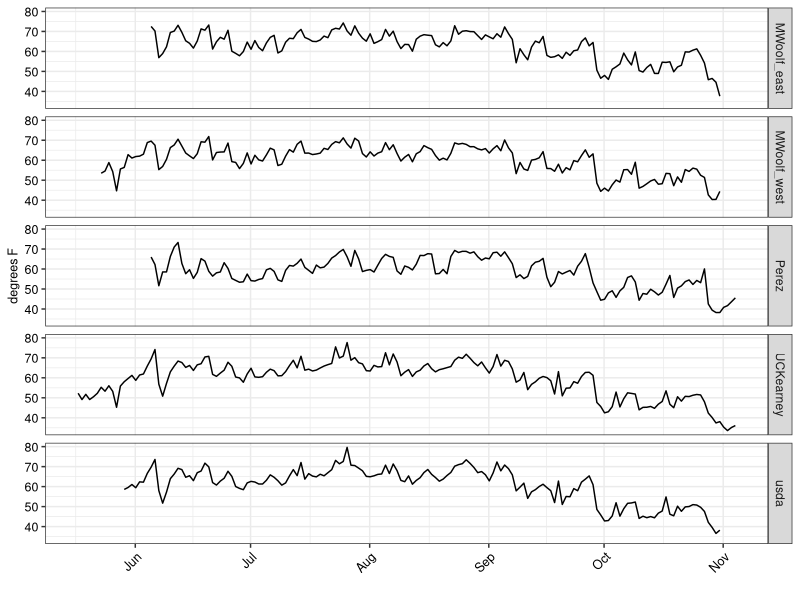
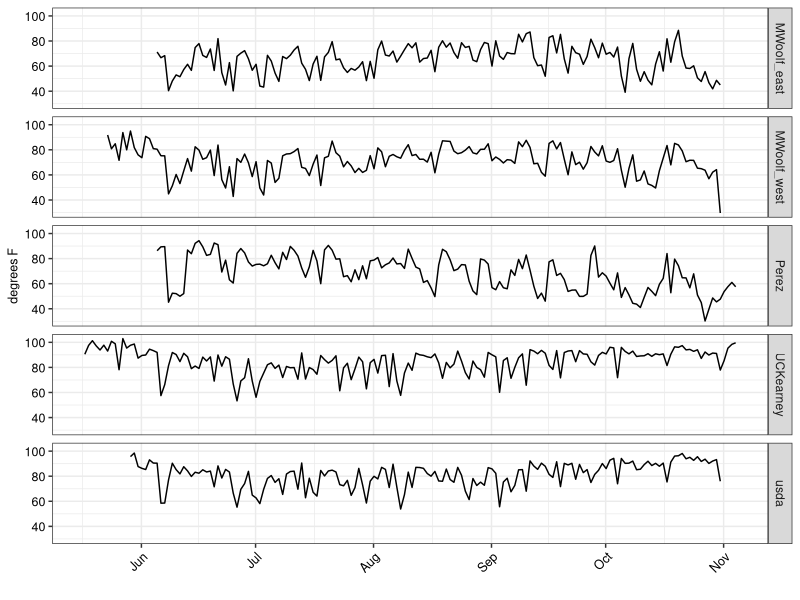
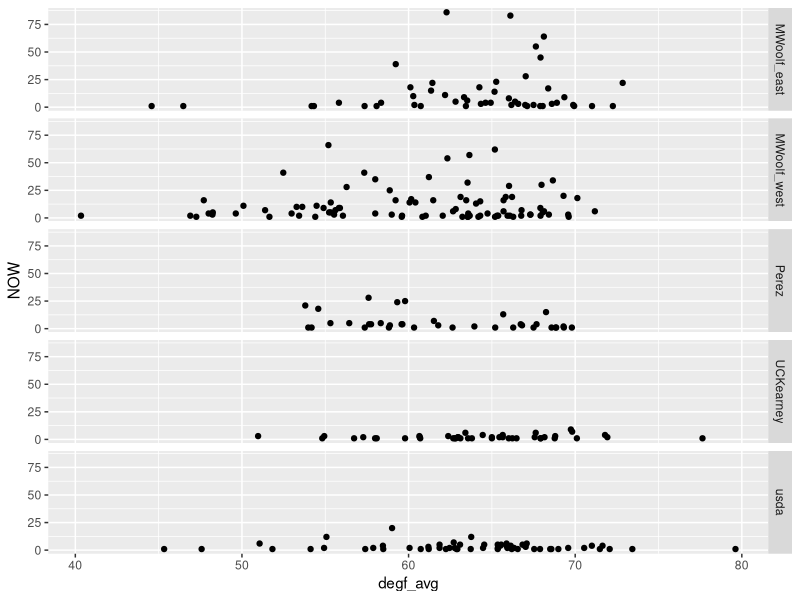
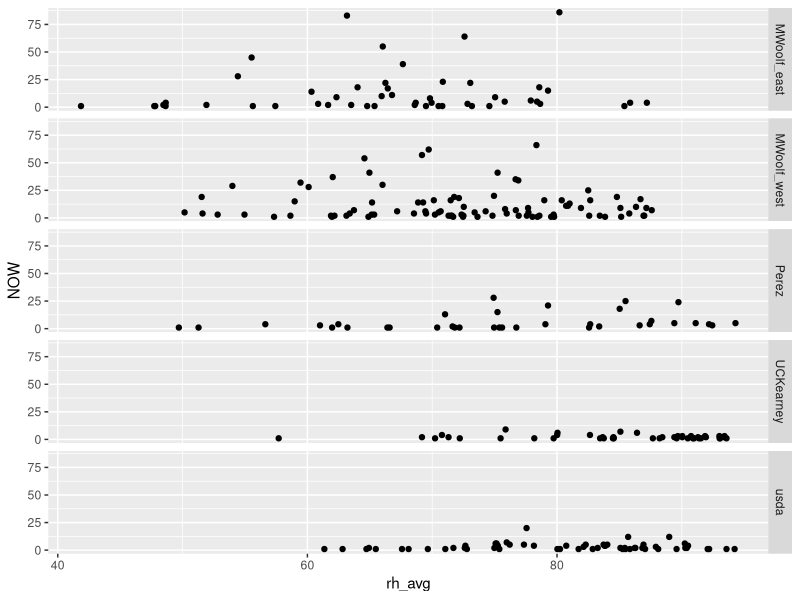
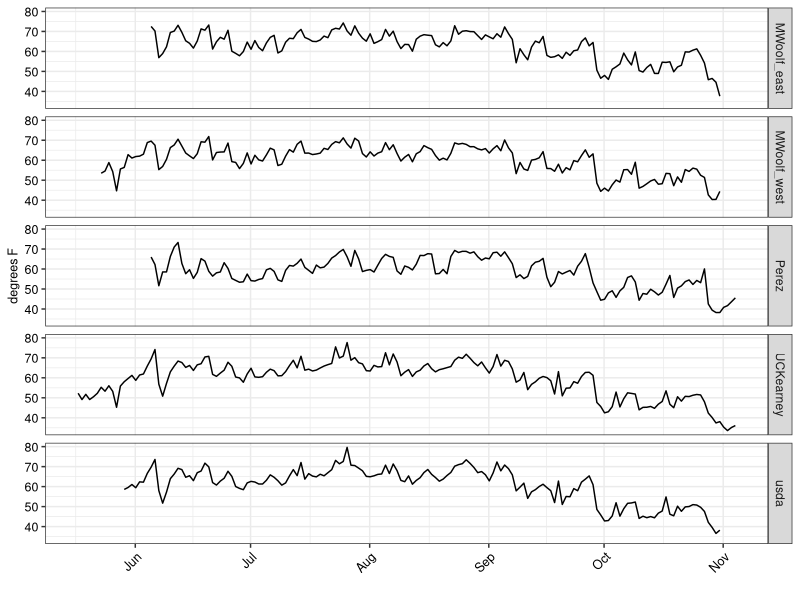
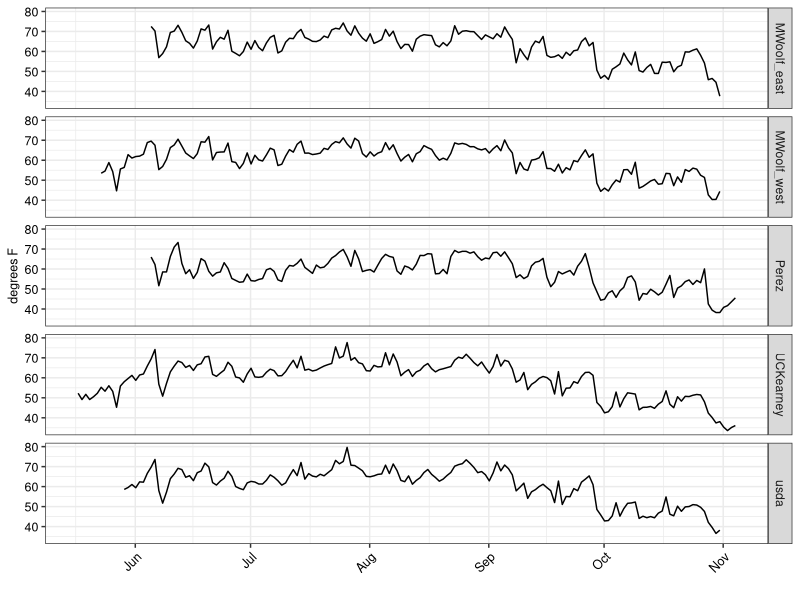

Reproduce these figures in R, in order.
#============================================================================
# script2_y19_temperature_data.R
#
# Summarize temperature data from the 5 stations as preparation to 
# association of count and temperature data
#
# PARTS
#  1. Read in 2019 data (line 19)
#  2. Plots of nightly temperature and humidity at 3AM (line 33)
#  3. Load and merge count data to search for daily corr temp & rh (line 110)
#    - No pattern to be found at day-to-day level
#  4. 
#============================================================================

library(tidyverse) # Preferred dialect of R
library(lubridate) # Work with Dates
library(timechange)

#-- 1. Read in 2019 data --------------------------------------------------

alltemps19 <- read_csv("./data/trapview_temps_degf_y19.csv")
alltemps19
# A tibble: 18,969 x 6
#   site      Date_time           degf_avg degf_lo degf_hi rh_avg
#   <chr>     <dttm>                 <dbl>   <dbl>   <dbl>  <dbl>
# 1 UCKearney 2019-05-16 17:00:00     56.1    55.4    56.8   83.0
# 2 UCKearney 2019-05-16 18:00:00     57.5    56.1    58.6   81.7
# 3 UCKearney 2019-05-16 19:00:00     55.0    53.8    56.8   90.4

### Set local time zone
localtz <- "America/Los_Angeles"
alltemps19$Date_time <- time_force_tz(alltemps19$Date_time, tz = localtz)

#-- 2. Plots of nightly temperature and humidity at 3AM  -------------------

### Subset to a single daily observation

### Daily climate at 3AM
three_am_daily19 <- alltemps19 %>% 
  filter(hour(Date_time) == 3)
three_am_daily19
# A tibble: 792 x 6
#   site      Date_time           degf_avg degf_lo degf_hi rh_avg
#   <chr>     <dttm>                 <dbl>   <dbl>   <dbl>  <dbl>
# 1 UCKearney 2019-05-17 03:00:00     52.3    51.6    52.9   90.5
# 2 UCKearney 2019-05-18 03:00:00     49.1    48.6    49.5   97.6

### Temperature at 3AM
p1 <- ggplot(three_am_daily19, aes(x = Date_time, y = degf_avg)) +
  geom_line() + 
  facet_grid(site ~ .) +
  theme_bw() + 
  xlab("") +
  ylab("degrees F") +
  theme(axis.text.x = element_text(color = "black", size = 9, angle = 45, hjust = 1),
        axis.text.y = element_text(color = "black", size = 9),
        axis.title.x = element_text(color = "black", size = 9),
        axis.title.y = element_text(color = "black", size = 9),
        legend.title = element_text(color = "black", size = 14),
        legend.text = element_text(color = "black", size = 14))


p1

ggsave(filename = "Y19_trapview_nightly_degf_yrlong.jpg", p1, path = "./results",
       width = 5.83, height = 5.83, dpi = 300, units = "in", device='jpg')


### relative humidity at 3AM
p2 <- ggplot(three_am_daily19, aes(x = Date_time, y = rh_avg)) +
  geom_line() + 
  facet_grid(site ~ .) +
  theme_bw() + 
  xlab("") +
  ylab("degrees F") +
  theme(axis.text.x = element_text(color = "black", size = 9, angle = 45, hjust = 1),
        axis.text.y = element_text(color = "black", size = 9),
        axis.title.x = element_text(color = "black", size = 9),
        axis.title.y = element_text(color = "black", size = 9),
        legend.title = element_text(color = "black", size = 14),
        legend.text = element_text(color = "black", size = 14))

p2

ggsave(filename = "Y19_trapview_nightly_rh_yrlong.jpg", p1, path = "./results",
       width = 5.83, height = 5.83, dpi = 300, units = "in", device='jpg')

### Get Date value
three_am_daily19 <- three_am_daily19 %>% 
  mutate(caldate = as.Date(Date_time))

head(three_am_daily19,2)
# A tibble: 2 x 7
#   site      Date_time           degf_avg degf_lo degf_hi rh_avg caldate   
#   <chr>     <dttm>                 <dbl>   <dbl>   <dbl>  <dbl> <date>    
# 1 UCKearney 2019-05-17 03:00:00     52.3    51.6    52.9   90.5 2019-05-17
# 2 UCKearney 2019-05-18 03:00:00     49.1    48.6    49.5   97.6 2019-05-18

tail(three_am_daily19,2)
# A tibble: 2 x 7
#   site        Date_time           degf_avg degf_lo degf_hi rh_avg caldate   
#   <chr>       <dttm>                 <dbl>   <dbl>   <dbl>  <dbl> <date>    
# 1 MWoolf_east 2019-10-30 03:00:00     44.6    42.8    47.8   48.6 2019-10-30
# 2 MWoolf_east 2019-10-31 03:00:00     37.6    36.1    39.6   45.0 2019-10-31

### Start with July 15
three_am_daily19 <- three_am_daily19 %>% 
  filter(caldate >= as.Date("2019-06-15"))


#-- 3. Load and merge count data to search for daily corr temp & rh ---------

### Load Counts data 
allsites <- read_csv("./data/allsites_y19.csv")
allsites$datetime <- time_force_tz(allsites$datetime, tz = localtz)
allsites$caldate <- as.Date(allsites$datetime) # Date-only variable

allsites <- allsites %>% 
  group_by(site,caldate) %>% 
  summarise(NOW = sum(pest_dif, na.rm = TRUE)) %>% 
  filter(NOW > 0)

allsites <- allsites %>% 
  filter(caldate >= as.Date("2019-06-15"))

both <- left_join(allsites,three_am_daily19)

### Capture vs temperature at 3AM by site
ggplot(data = both, aes(x = degf_avg, y = NOW)) +
  geom_point() +
  facet_grid(site ~ .)
    # The data suggest poor correlation
    # Confirmed with cor() procedure (see below)

### Capture vs rh at 3AM by site
ggplot(data = both, aes(x = rh_avg, y = NOW)) +
  geom_point() +
  facet_grid(site ~ .)

### Examine temperature data, Woolf sites only, above 50F only
mw_east <- both %>% 
  filter(site == "MWoolf_east" & degf_avg > 50)
mw_east

cor(mw_east$degf_avg, mw_east$NOW, method = "pearson")
# [1] 0.08412898
  # No there there



